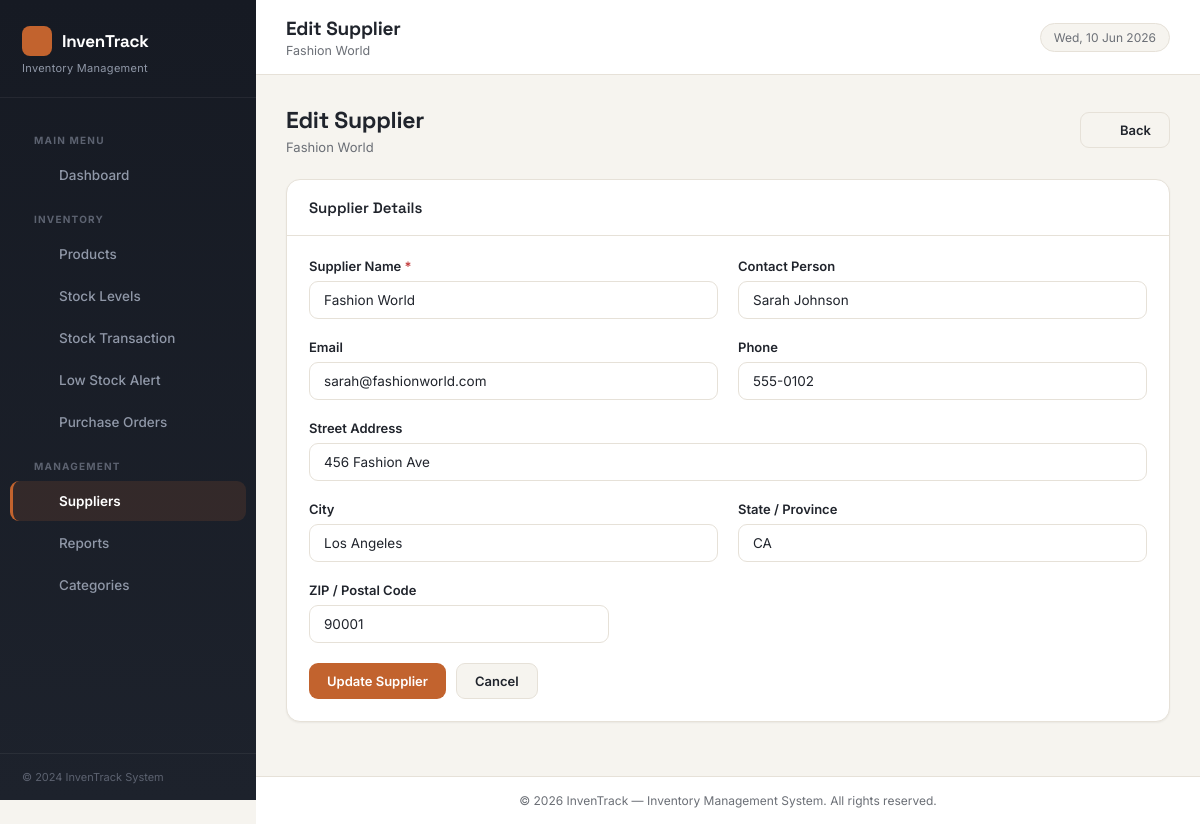
The app's page /pages/suppliers/edit.php?id=2 with its own data.
### tables this page shows
CREATE TABLE suppliers (
    supplier_id INT PRIMARY KEY AUTO_INCREMENT,
    supplier_name VARCHAR(100) NOT NULL,
    contact_person VARCHAR(100),
    email VARCHAR(100),
    phone VARCHAR(15),
    address TEXT,
    city VARCHAR(50),
    state VARCHAR(50),
    zip_code VARCHAR(10),
    created_at TIMESTAMP DEFAULT CURRENT_TIMESTAMP,
    updated_at TIMESTAMP DEFAULT CURRENT_TIMESTAMP ON UPDATE CURRENT_TIMESTAMP
);

### classes/Supplier.php (called while the page is built, shortened)
<?php
class Supplier {
    private $conn;
    private $table = 'suppliers';
    public function __construct($db) {
        $this->conn = $db;
    }
    public function getSupplierById($id) {
        $query = "SELECT * FROM " . $this->table . " WHERE supplier_id = ?";
        $stmt = $this->conn->prepare($query);
        $stmt->bind_param('i', $id);
        $stmt->execute();
        $result = $stmt->get_result();
        if ($result && $result->num_rows > 0) {
            return $result->fetch_assoc();
        }
        return false;
    }
}
?>

### pages/suppliers/edit.php (the view, shortened to what this page needs)
<?php
require_once '../../config/database.php';
require_once '../../classes/Supplier.php';
$supplier = new Supplier($conn);
$supplier_id = $_GET['id'] ?? 0;
$supplierData = $supplier->getSupplierById($supplier_id);
$pageTitle = 'Edit Supplier'; $pageSubtitle = htmlspecialchars($supplierData['supplier_name']);
$activeMenu = 'suppliers'; $cssPath = '../../assets/css/style.css';
$jsPath = '../../assets/js/script.js'; $basePath = '../../';
require_once '../../includes/layout.php';
?>
<div class="page-header">
    <div><h1>Edit Supplier</h1><p><?php echo htmlspecialchars($supplierData['supplier_name']); ?></p></div>
    <a href="view.php?id=<?php echo $supplier_id; ?>" class="btn btn-secondary"><?php echo icon('arrow-left', 15); ?> Back</a>
</div>
<div class="card">
    <div class="card-header"><h3>Supplier Details</h3></div>
    <div class="card-body">
        <form method="POST">
            <div class="form-row">
                <div class="form-group">
                    <label>Supplier Name <span class="text-danger">*</span></label>
                    <input type="text" id="supplier_name" name="supplier_name" value="<?php echo htmlspecialchars($supplierData['supplier_name']); ?>" required>
                </div>
                <div class="form-group">
                    <label>Contact Person</label>
                    <input type="text" name="contact_person" value="<?php echo htmlspecialchars($supplierData['contact_person'] ?? ''); ?>">
                </div>
            </div>
            <div class="form-row">
                <div class="form-group">
                    <label>Email</label>
                    <input type="email" id="email" name="email" value="<?php echo htmlspecialchars($supplierData['email'] ?? ''); ?>">
                </div>
                <div class="form-group">
                    <label>Phone</label>
                    <input type="text" id="phone" name="phone" value="<?php echo htmlspecialchars($supplierData['phone'] ?? ''); ?>">
                </div>
            </div>
            <div class="form-group">
                <label>Street Address</label>
                <input type="text" name="address" value="<?php echo htmlspecialchars($supplierData['address'] ?? ''); ?>">
            </div>
            <div class="form-row">
                <div class="form-group">
                    <label>City</label>
                    <input type="text" name="city" value="<?php echo htmlspecialchars($supplierData['city'] ?? ''); ?>">
                </div>
                <div class="form-group">
                    <label>State / Province</label>
                    <input type="text" name="state" value="<?php echo htmlspecialchars($supplierData['state'] ?? ''); ?>">
                </div>
            </div>
            <div class="form-group" style="max-width:300px;">
                <label>ZIP / Postal Code</label>
                <input type="text" name="zip_code" value="<?php echo htmlspecialchars($supplierData['zip_code'] ?? ''); ?>">
            </div>
            <div style="display:flex;gap:10px;margin-top:8px;">
                <button type="submit" class="btn btn-primary">Update Supplier</button>
                <a href="view.php?id=<?php echo $supplier_id; ?>" class="btn btn-secondary">Cancel</a>
            </div>
        </form>
    </div>
</div>
<?php require_once '../../includes/layout-end.php'; ?>

### includes/layout.php (shortened to what this page needs)
<?php
require_once __DIR__ . '/icons.php';
$assetBase = '';
if (isset($basePath) && $basePath !== '') {
    $assetBase = rtrim($basePath, '/') . '/';
} else {
    $assetBase = '../';
}
$resolvedCss = isset($cssPath) ? $cssPath : ($assetBase . 'assets/css/style.css');
?>
<!DOCTYPE html>
<html lang="en">
<head>
    <link rel="stylesheet" href="<?php echo htmlspecialchars($resolvedCss); ?>">
</head>
<body>
<aside class="sidebar">
    <div class="sidebar-brand">
        <h2><span class="sidebar-logo"><?php echo icon('box', 18); ?></span> InvenTrack</h2>
        <p>Inventory Management</p>
    </div>
    <ul class="sidebar-menu">
        <li class="sidebar-section-title">Main Menu</li>
        <li>
            <a href="<?php echo $basePath ?? '../'; ?>index.php"
               class="<?php echo ($activeMenu === 'dashboard') ? 'active' : ''; ?>">
                <span class="menu-icon"><?php echo icon('home', 18); ?></span> Dashboard
            </a>
        </li>
        <li class="sidebar-section-title">Inventory</li>
        <li>
            <a href="<?php echo $basePath ?? '../'; ?>pages/products/list.php"
               class="<?php echo ($activeMenu === 'products') ? 'active' : ''; ?>">
                <span class="menu-icon"><?php echo icon('box', 18); ?></span> Products
            </a>
        </li>
        <li>
            <a href="<?php echo $basePath ?? '../'; ?>pages/inventory/list.php"
               class="<?php echo ($activeMenu === 'inventory') ? 'active' : ''; ?>">
                <span class="menu-icon"><?php echo icon('layers', 18); ?></span> Stock Levels
            </a>
        </li>
        <li>
            <a href="<?php echo $basePath ?? '../'; ?>pages/inventory/add-transaction.php"
               class="<?php echo ($activeMenu === 'transaction') ? 'active' : ''; ?>">
                <span class="menu-icon"><?php echo icon('repeat', 18); ?></span> Stock Transaction
            </a>
        </li>
        <li>
            <a href="<?php echo $basePath ?? '../'; ?>pages/inventory/low-stock.php"
               class="<?php echo ($activeMenu === 'lowstock') ? 'active' : ''; ?>">
                <span class="menu-icon"><?php echo icon('alert-triangle', 18); ?></span> Low Stock Alert
            </a>
        </li>
        <li>
            <a href="<?php echo $basePath ?? '../'; ?>pages/purchase-orders/list.php"
               class="<?php echo ($activeMenu === 'purchase-orders') ? 'active' : ''; ?>">
                <span class="menu-icon"><?php echo icon('clipboard', 18); ?></span> Purchase Orders
            </a>
        </li>
        <li class="sidebar-section-title">Management</li>
        <li>
            <a href="<?php echo $basePath ?? '../'; ?>pages/suppliers/list.php"
               class="<?php echo ($activeMenu === 'suppliers') ? 'active' : ''; ?>">
                <span class="menu-icon"><?php echo icon('building', 18); ?></span> Suppliers
            </a>
        </li>
        <li>
            <a href="<?php echo $basePath ?? '../'; ?>pages/reports/index.php"
               class="<?php echo ($activeMenu === 'reports') ? 'active' : ''; ?>">
                <span class="menu-icon"><?php echo icon('bar-chart', 18); ?></span> Reports
            </a>
        </li>
        <li>
            <a href="<?php echo $basePath ?? '../'; ?>pages/categories/list.php"
               class="<?php echo ($activeMenu === 'categories') ? 'active' : ''; ?>">
                <span class="menu-icon"><?php echo icon('grid', 18); ?></span> Categories
            </a>
        </li>
    </ul>
    <div class="sidebar-footer">
        &copy; 2024 InvenTrack System
    </div>
</aside>
<div class="main-wrapper">
    <div class="topbar">
        <div>
            <div class="topbar-title"><?php echo htmlspecialchars($pageTitle ?? 'Dashboard'); ?></div>
            <div class="topbar-subtitle"><?php echo htmlspecialchars($pageSubtitle ?? 'Inventory Management System'); ?></div>
        </div>
        <div class="topbar-right">
            <span class="topbar-date"><?php echo date('D, d M Y'); ?></span>
        </div>
    </div>
    <div class="page-content">

### records on screen
suppliers: supplier_name "Fashion World", contact_person "Sarah Johnson", email "sarah@fashionworld.com", phone "555-0102", address "456 Fashion Ave", city "Los Angeles", state "CA", zip_code "90001"

### other values on screen
$pageTitle "Edit Supplier"
